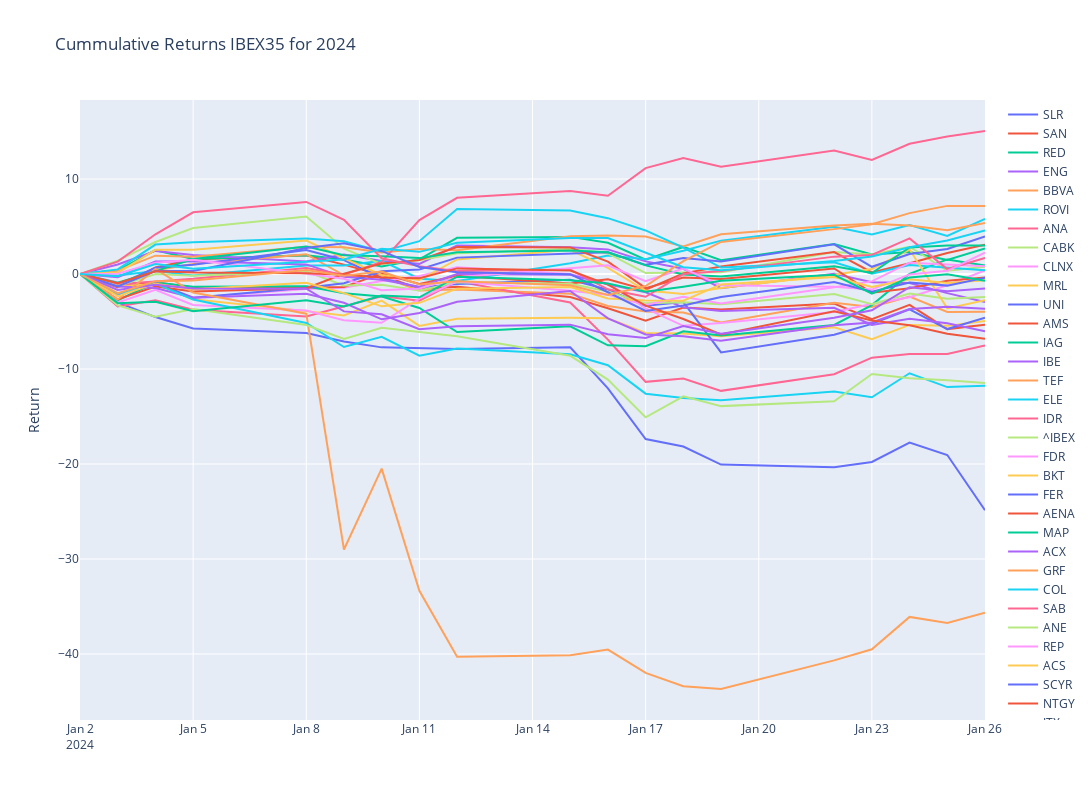

Notebook cell for this chart:
### Code cell
# Plotly
fig = make_subplots()

# Graph (1,1)
# Loop all stock files and get cummulative return for year
for filename in os.listdir("../input"):
    f = os.path.join("../input", filename)
    df = pd.read_csv(f,index_col="Date",parse_dates=True)
    df['Cummulative_Return'] = cumulative_return(df["Adj Close"].loc[year])
    fig.add_trace(go.Scatter(x=df['Cummulative_Return'].loc[year].index,y=df['Cummulative_Return'].loc[year],mode="lines",name=filename.split('.')[0]),row=1,col=1)

# Update xaxis properties
fig.update_yaxes(title_text="Return", row=1, col=1)

fig.update_layout(height=800, width=1300,showlegend=True,title=f"Cummulative Returns IBEX35 for {year}")

fig.show()
